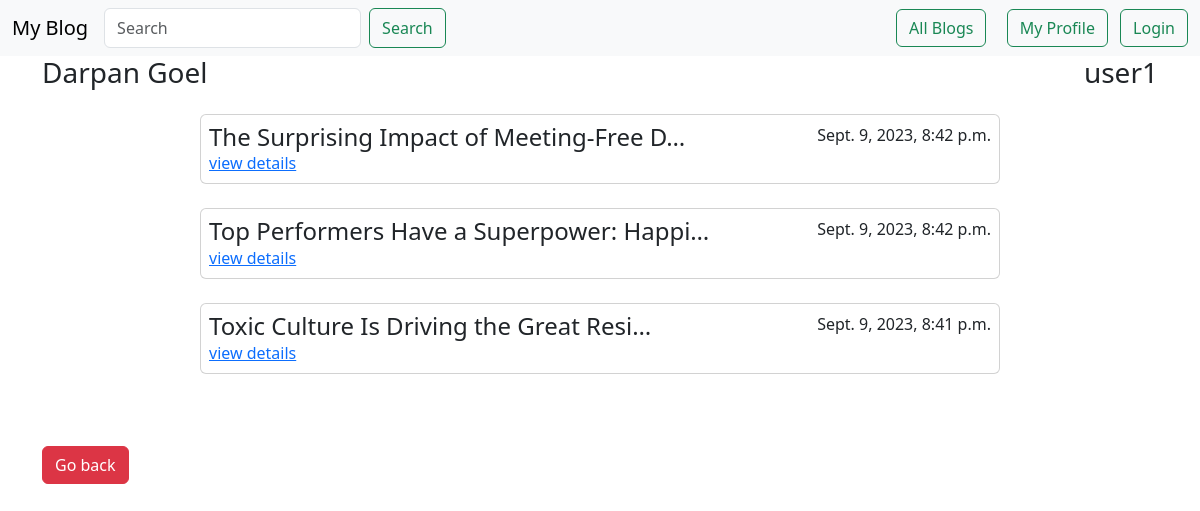
Screenshot of /profile/7 with the database file from the repository.
### Blog/models.py (models this page shows, shortened)
class Blog(models.Model):
    user = models.ForeignKey(User, on_delete=models.CASCADE, null=True)
    title = models.CharField(max_length=100)
    desc = models.TextField()
    created_at = models.DateTimeField(auto_now_add=True)

### Blog/views.py (the view)
# urls.py: path('profile/<int:id>', view_profile, name='profile_page'),
def view_profile(request, id):
    userData = User.objects.get(id=id)
    blogData = Blog.objects.filter(user_id=id).order_by('-created_at')
    context = {'userData': userData, 'blogData': blogData}
    return render(request, 'BLog/profile.html', context)

### Blog/templates/Blog/profile.html (shortened to what this page needs)
{% extends 'base.html' %}
{% block body %}
<div class="container d-flex justify-content-between">
    <h3>{{userData.first_name}} {{userData.last_name}}</h3>
    <h3>{{userData.username}}</h3>
</div>
<div class="col-8 d-flex flex-column mx-auto my-3">
    {% for obj in blogData %}
        <div class="card mb-4 p-2" id="blog">
            <div class="d-flex justify-content-between">
                <div>
                <h4 class="m-0 p-0" style="min-width: 100%">{{obj.title|truncatechars:40}}</h4>
                <a href="{% url 'blog_page' obj.id %}">view details</a>
                </div>
                <span>{{obj.created_at}}</span>
            </div>
        </div>
    {% endfor %}
  </div>
<div class="container mt-5 d-flex justify-content-between">
    <a href="{% url 'home_page' %}" class="btn btn-danger">Go back</a>
</div>
{% endblock body %}

### rows the page displays
Blog: title "The Surprising Impact of Meeting-Free D…", created_at "Sept. 9, 2023, 8:42 p.m."
Blog: title "Top Performers Have a Superpower: Happi…", created_at "Sept. 9, 2023, 8:42 p.m."
Blog: title "Toxic Culture Is Driving the Great Resi…", created_at "Sept. 9, 2023, 8:41 p.m."

### other values shown
{{ userData.first_name }} "Darpan"
{{ userData.last_name }} "Goel"
{{ userData.username }} "user1"
